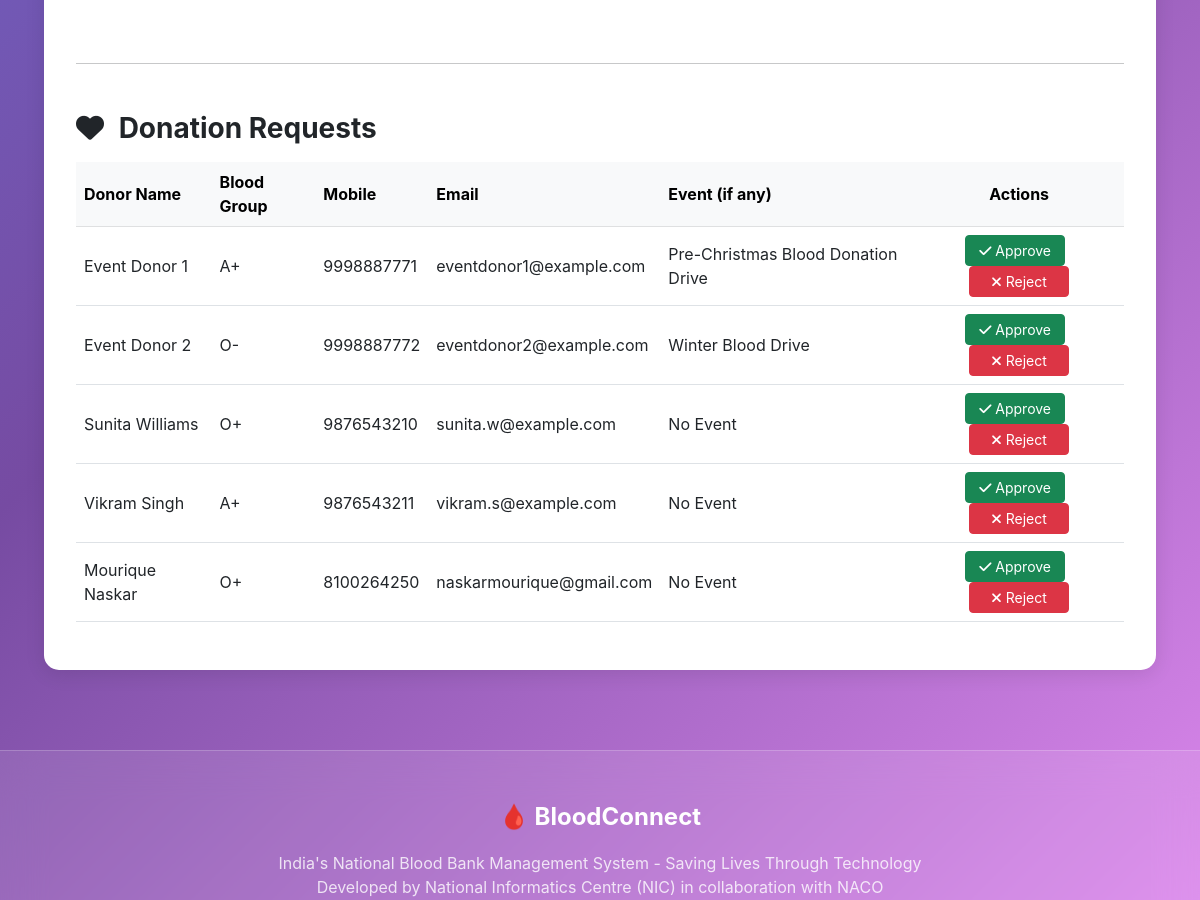
The page /manage_requests.php (signed in, middle part) on the database as committed earlier.
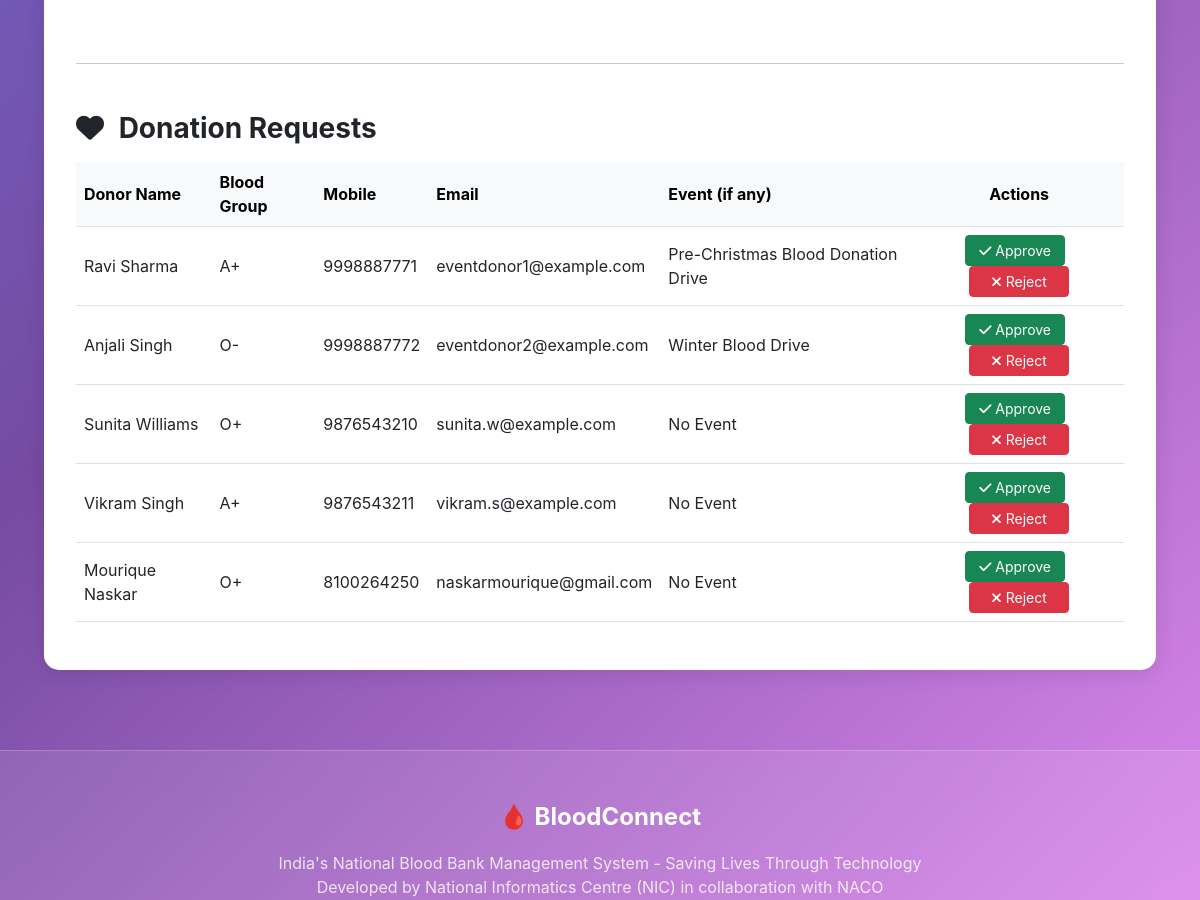
The same page on the database as committed later.
### tables this page shows
CREATE TABLE `donor` (
  `id` int(11) NOT NULL AUTO_INCREMENT,
  `full_name` varchar(255) DEFAULT NULL,
  `type` varchar(50) DEFAULT NULL,
  `blood_group` varchar(10) DEFAULT NULL,
  `state` varchar(100) DEFAULT NULL,
  `city` varchar(100) DEFAULT NULL,
  `mob` varchar(20) DEFAULT NULL,
  `email` varchar(255) DEFAULT NULL,
  `password` varchar(255) DEFAULT NULL,
  `s_question` varchar(255) DEFAULT NULL,
  `s_answer` varchar(255) DEFAULT NULL,
  `last_donate` varchar(50) DEFAULT NULL,
  `created_at` timestamp NOT NULL DEFAULT current_timestamp(),
  `status` enum('pending','approved','rejected') NOT NULL DEFAULT 'pending',
  `event_id` int(11) DEFAULT NULL,
  PRIMARY KEY (`id`)
);

CREATE TABLE `blood_events` (
  `id` int(11) NOT NULL AUTO_INCREMENT,
  `event_name` varchar(255) NOT NULL,
  `event_type` varchar(100) NOT NULL,
  `description` text DEFAULT NULL,
  `location` varchar(255) NOT NULL,
  `event_date` date NOT NULL,
  `start_time` time NOT NULL,
  `end_time` time NOT NULL,
  `organizer` varchar(255) DEFAULT NULL,
  `target_donors` int(11) DEFAULT 0,
  `registered_donors` int(11) DEFAULT 0,
  `donated_units` int(11) DEFAULT 0,
  `status` enum('pending','approved','rejected','completed') DEFAULT 'pending',
  `contact_person` varchar(255) DEFAULT NULL,
  `created_at` timestamp NOT NULL DEFAULT current_timestamp(),
  `updated_at` timestamp NOT NULL DEFAULT current_timestamp() ON UPDATE current_timestamp(),
  PRIMARY KEY (`id`)
);

### manage_requests.php (the view, shortened to what this page needs)
<?php
include 'connect.php';
$sql_blood = "SELECT * FROM blood_request WHERE status = 'pending' ORDER BY required_date ASC";
$result_blood = mysqli_query($conn, $sql_blood);
$pending_blood_requests = [];
if ($result_blood && mysqli_num_rows($result_blood) > 0) {
    while ($row = mysqli_fetch_assoc($result_blood)) {
        $pending_blood_requests[] = $row;
    }
}
?>
<!DOCTYPE html>
<html lang="en">
<head>
    <link href="https://cdnjs.cloudflare.com/ajax/libs/bootstrap/5.3.0/css/bootstrap.min.css" rel="stylesheet">
    <link href="https://cdnjs.cloudflare.com/ajax/libs/font-awesome/6.4.0/css/all.min.css" rel="stylesheet">
    <link rel="stylesheet" href="styles.css">
</head>
<body>
    <?php include 'header.php'; ?>
    <div class="main-wrapper">
        <div class="container">
            <div class="table-container">
                <?php if (empty($pending_blood_requests)): ?>
                    <div class="alert alert-info">There are no pending blood requests to review.</div>
                <?php else: ?>
                    <div class="table-responsive">
                    </div>
                <?php endif; ?>
                <hr class="my-5">
                <h3 class="mb-3 fw-bold"><i class="fas fa-heart me-2"></i> Donation Requests</h3>
                <?php
                $sql_donors = "SELECT * FROM donor WHERE status = 'pending' ORDER BY created_at DESC";
                $result_donors = mysqli_query($conn, $sql_donors);
                $pending_donor_requests = [];
                if ($result_donors && mysqli_num_rows($result_donors) > 0) {
                    while ($row = mysqli_fetch_assoc($result_donors)) {
                        $pending_donor_requests[] = $row;
                    }
                }
                ?>
                <?php if (empty($pending_donor_requests)): ?>
                    <div class="alert alert-info">There are no pending donation requests to review.</div>
                <?php else: ?>
                    <div class="table-responsive">
                        <table class="table table-hover">
                            <thead class="table-light">
                                <tr>
                                    <th>Donor Name</th>
                                    <th>Blood Group</th>
                                    <th>Mobile</th>
                                    <th>Email</th>
                                    <th>Event (if any)</th>
                                    <th class="text-center">Actions</th>
                                </tr>
                            </thead>
                            <tbody>
                                <?php foreach ($pending_donor_requests as $donor): ?>
                                    <tr>
                                        <td><?php echo htmlspecialchars($donor['full_name']); ?></td>
                                        <td><?php echo htmlspecialchars($donor['blood_group']); ?></td>
                                        <td><?php echo htmlspecialchars($donor['mob']); ?></td>
                                        <td><?php echo htmlspecialchars($donor['email']); ?></td>
                                        <td>
                                            <?php if ($donor['event_id']): ?>
                                                <?php
                                                $sql_event_name = "SELECT event_name FROM blood_events WHERE id = ?";
                                                $stmt_event_name = mysqli_prepare($conn, $sql_event_name);
                                                mysqli_stmt_bind_param($stmt_event_name, "i", $donor['event_id']);
                                                mysqli_stmt_execute($stmt_event_name);
                                                $result_event_name = mysqli_stmt_get_result($stmt_event_name);
                                                if ($event_row = mysqli_fetch_assoc($result_event_name)) {
                                                    echo htmlspecialchars($event_row['event_name']);
                                                } else {
                                                    echo "N/A";
                                                }
                                                ?>
                                            <?php else: ?>
                                                No Event
                                            <?php endif; ?>
                                        </td>
                                        <td class="text-center">
                                            <a href="approve_donor.php?id=<?php echo $donor['id']; ?>" class="btn btn-success btn-sm me-2 btn-action">
                                                <i class="fas fa-check"></i> Approve
                                            </a>
                                            <a href="reject_donor.php?id=<?php echo $donor['id']; ?>" class="btn btn-danger btn-sm btn-action" onclick="return confirm('Are you sure you want to reject this donor request?');">
                                                <i class="fas fa-times"></i> Reject
                                            </a>
                                        </td>
                                    </tr>
                                <?php endforeach; ?>
                            </tbody>
                        </table>
                    </div>
                <?php endif; ?>
            </div>
        </div>
    </div>
    <?php include 'footer.php'; ?>
</body>
</html>

### footer.php (shortened to what this page needs)
<footer class="footer mt-5 py-5">
    <div class="container-fluid px-4">
        <div class="text-center">
            <div class="footer-logo mb-3">🩸 BloodConnect</div>
            <p class="mb-4">
                India's National Blood Bank Management System - Saving Lives Through Technology<br>
                Developed by National Informatics Centre (NIC) in collaboration with NACO
            </p>
        </div>
    </div>
</footer>

### styles.css (style rules this page uses)
:root { --primary-gradient: linear-gradient(135deg, #667eea 0%, #764ba2 100%); --danger-gradient: linear-gradient(135deg, #ff416c 0%, #ff4b2b 100%); --success-gradient: linear-gradient(135deg, #00b09b 0%, #96c93d 100%); --warning-gradient: linear-gradient(135deg, #ffb347 0%, #ffcc33 100%); --info-gradient: linear-gradient(135deg, #4facfe 0%, #00f2fe 100%); --glass-bg: rgba(255, 255, 255, 0.1); --glass-border: rgba(255, 255, 255, 0.2); }
body { font-family: 'Inter', sans-serif; background: linear-gradient(135deg, #667eea 0%, #764ba2 50%, #f093fb 100%); background-attachment: fixed; min-height: 100vh; }
.footer { background: rgba(255, 255, 255, 0.1); backdrop-filter: blur(20px); border-top: 1px solid var(--glass-border); color: rgba(255, 255, 255, 0.8); }
.footer-logo { font-size: 1.5rem; font-weight: 700; color: white; }
:root { --primary-gradient: linear-gradient(135deg, #667eea 0%, #764ba2 100%); --danger-gradient: linear-gradient(135deg, #ff416c 0%, #ff4b2b 100%); --glass-border: rgba(255, 255, 255, 0.2); --text-primary: #2c3e50; --text-secondary: #64748b; --shadow-light: 0 8px 32px rgba(31, 38, 135, 0.15); --shadow-medium: 0 12px 40px rgba(31, 38, 135, 0.25); }
body { font-family: 'Inter', sans-serif; background: linear-gradient(135deg, #667eea 0%, #764ba2 50%, #f093fb 100%); }
footer { background: rgba(255, 255, 255, 0.1); color: white; }

### manage_requests.php (style rules this page uses)
.main-wrapper { padding: 2rem; }
.table-container { background: #fff; padding: 2rem; border-radius: 15px; box-shadow: 0 4px 20px rgba(0,0,0,0.1); }
.btn-action { width: 100px; }

Rows that differ between the two databases and show on the page:
changed donor "eventdonor1@example.com": full_name "Event Donor 1" → "Ravi Sharma"
changed donor "eventdonor2@example.com": full_name "Event Donor 2" → "Anjali Singh"
